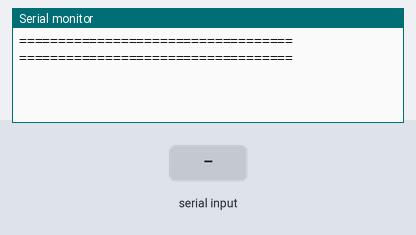
This sketch was run on a simulated Arduino Mega 2560, built with avr-gcc and run on an emulated ATmega2560. On the bench: the last lines printed to the serial monitor. The test bench sets the inputs (shaded band).

Above: at 11.3 s.
11.4 s: "1" received over the second serial link
At 13.6 s:
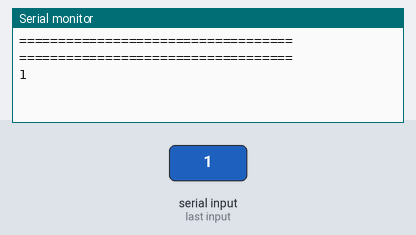
13.9 s: "0" received over the second serial link
At 15.7 s:
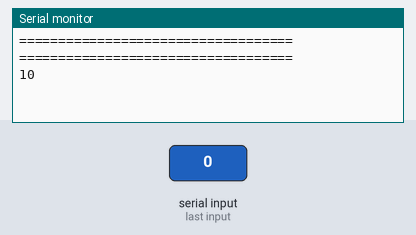

Measured:
- after the input at 11.4 s, the serial monitor: prints a new line after 1.0 s (image 1)
- after the input at 13.9 s, the serial monitor: prints a new line after 1.0 s (image 2)

The sketch:

intel_iot_vr_config.ino
```cpp
#define MAX_BUF 20

int start = 0xaa;
char buf[MAX_BUF];

void commandWrite(int cmd){

  Serial1.write(start); //starting seq
  Serial1.write(cmd);

  delay(250);

  if (cmd == 0x11){
    while(Serial.available() == 0){
      if(Serial1.available() > 0){
        int num = Serial1.readBytes(buf, MAX_BUF);
        Serial.write((uint8_t*)buf, num);
      }
    }
  }

  else{
    while(Serial1.available() > 0){
      int num = Serial1.readBytes(buf, MAX_BUF);
      Serial.write((uint8_t*)buf, num);
    }
  }

  Serial.print("===================================\n");
}


void setup() {
  // put your setup code here, to run once:
  Serial.begin(9600);  //USB connected to comp
  Serial1.begin(9600);  //serial rx tx connection
  int i = 10;
  while(i--){
    delay(1000);
  }
  config();

}

void loop(){
  //do nothing here
}

void config() {
  // unit is comminicating at 9600 baud

  //0. Switch to common mode
  commandWrite(0x36);

  //1. Delete group 1 inst.
  commandWrite(0x01);

  //2. Begin to record group 1
  commandWrite(0x11);
        //(finish recording the group)

  //3. import the first group
  //commandWrite(0x36);
}
```
